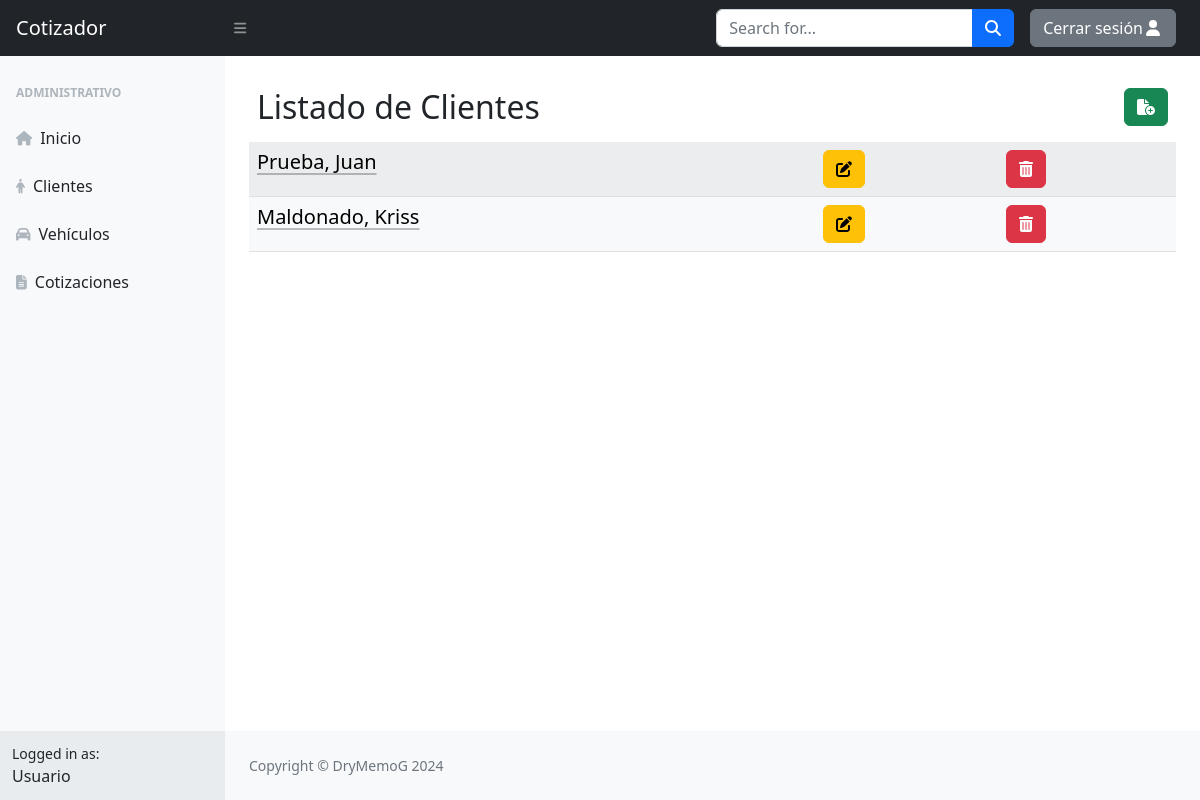
The page /cliente/ (signed in) on the database as committed earlier.
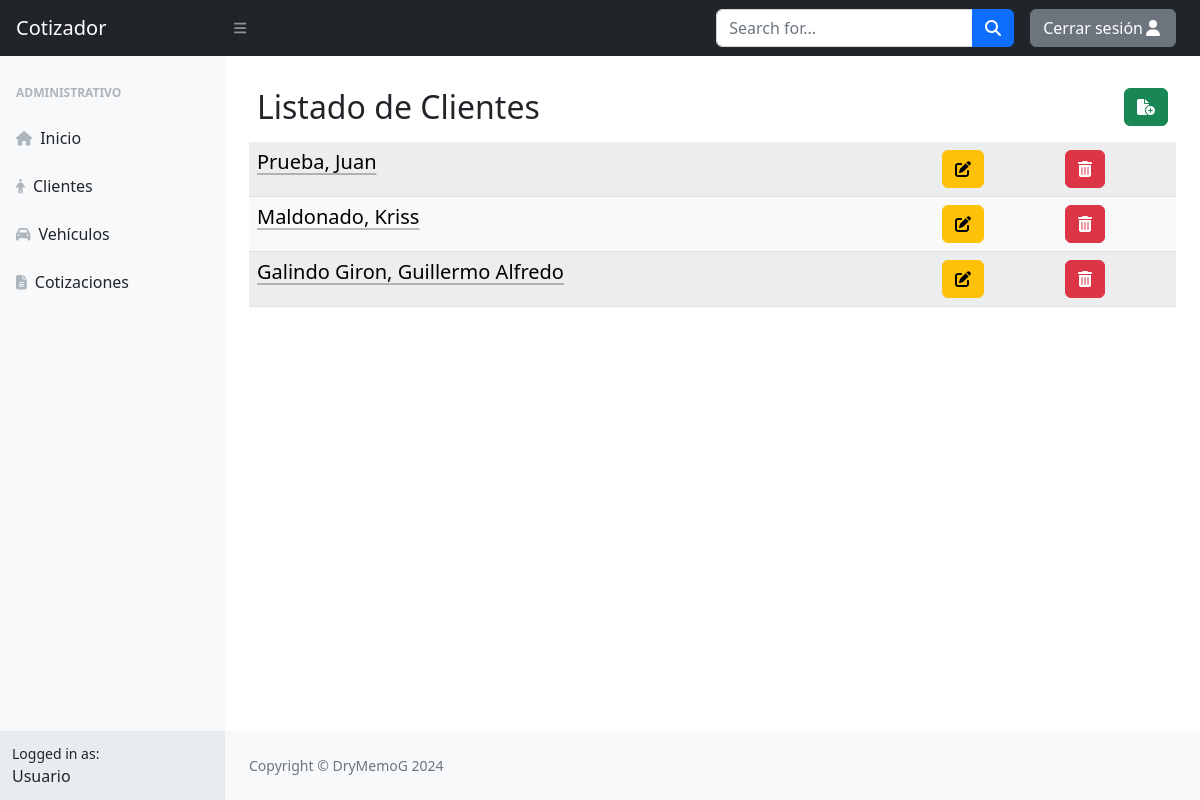
The same page on the database as committed later.
### cotizador/models.py (models this page shows, shortened)
class Cliente(models.Model):
    NIT= models.CharField(primary_key=True, max_length=21)
    nombres = models.CharField(max_length=255)
    apellidos = models.CharField(max_length=255)
    email = models.CharField(max_length=255, default="example@example.com")
    telefono = models.CharField(max_length=25, default="+502 2222-2222")
    direccion = models.CharField(max_length=255, default="Ciudad")

### cotizador/views.py (the view)
# urls.py: path('cliente/', ClienteListView.as_view(), name="ClienteList"),
class ClienteListView(LoginRequiredMixin, ListView):
    model = Cliente
    template_name = "Cliente/Clientes.html"

### cotizador/templates/Cliente/Clientes.html (shortened to what this page needs)
{% extends 'base_generic.html' %}
{% block content %}
    <div class="container-sm">
        <br>
        <div class="d-flex p-2">
            <div class="d-flex justify-content-start flex-grow-1">
                <h2>Listado de Clientes</h2>
            </div>
            <div class="d-flex justify-content-end">
                <a href="{% url 'ClienteNew' %}"><button type="button" class="btn btn-success"><i class="fas fa-file-circle-plus"></i></button> </a>
            </div>
        </div>
        <div class="table-responsive-sm">
            <table class="table table-light table-striped table-hover">
                {% for cliente in object_list %}
                <tr>
                    <td><a class="link-body-emphasis link-offset-2 link-underline-opacity-25 link-underline-opacity-75-hover" href="#" data-bs-toggle="modal" data-bs-target="#miModal" data-url="{% url 'ClienteDetail' cliente.NIT %}"><h5>{{ cliente.apellidos }}, {{ cliente.nombres }}  </h5> </a> </td>
                    <td><a href="{% url 'ClienteEdit' cliente.NIT %}"><button type="button" class="btn btn-warning"><i class="fas fa-pen-to-square"></i></button></a></td>
                    <td><a href="{% url 'ClienteDelete' cliente.NIT %}"><button type="button" class="btn btn-danger"><i class="fas fa-trash-can"></i></button></a></td>
                </tr>
                {% empty %}
                <tr>
                    <td>No hay Clientes disponibles.</td>
                </tr>
                {% endfor %}
            </table>
        </div>
    </div>
{% endblock %}

Rows that differ between the two databases and show on the page:
added Cliente: apellidos "Galindo Giron", nombres "Guillermo Alfredo"
